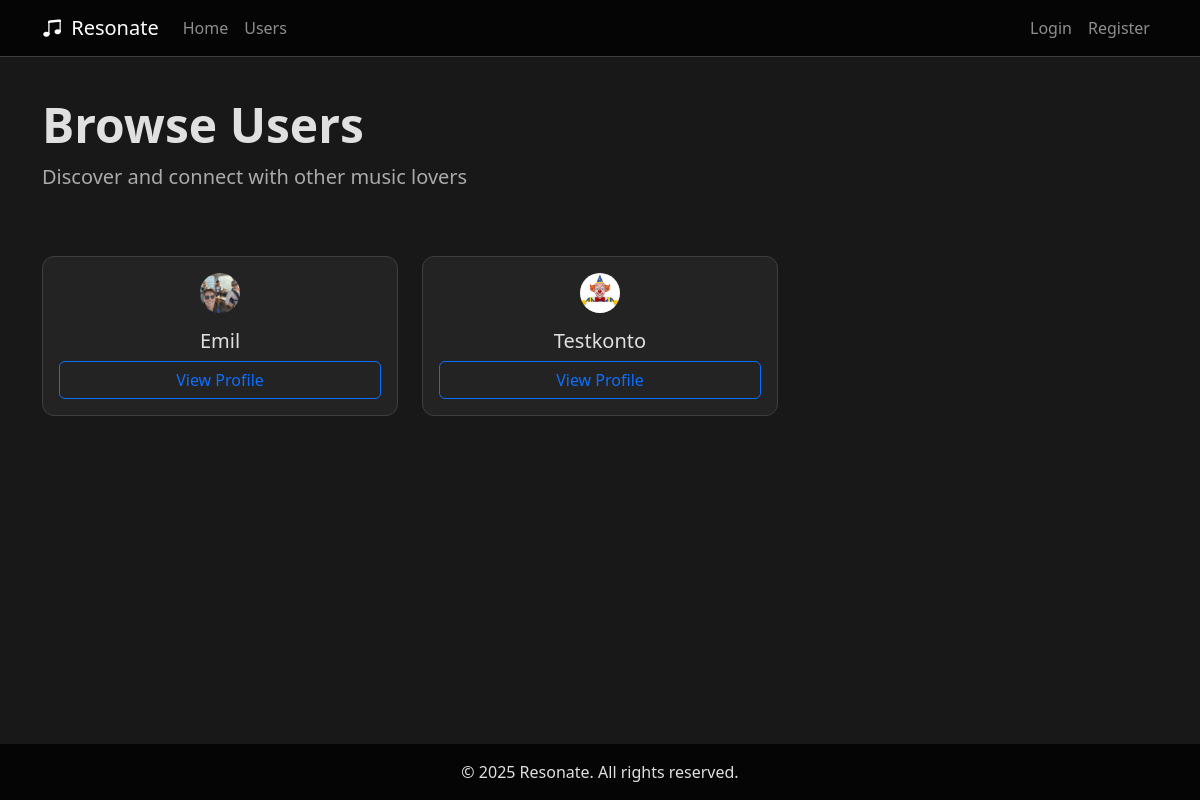
/users, run on an earlier commit of the app's database.
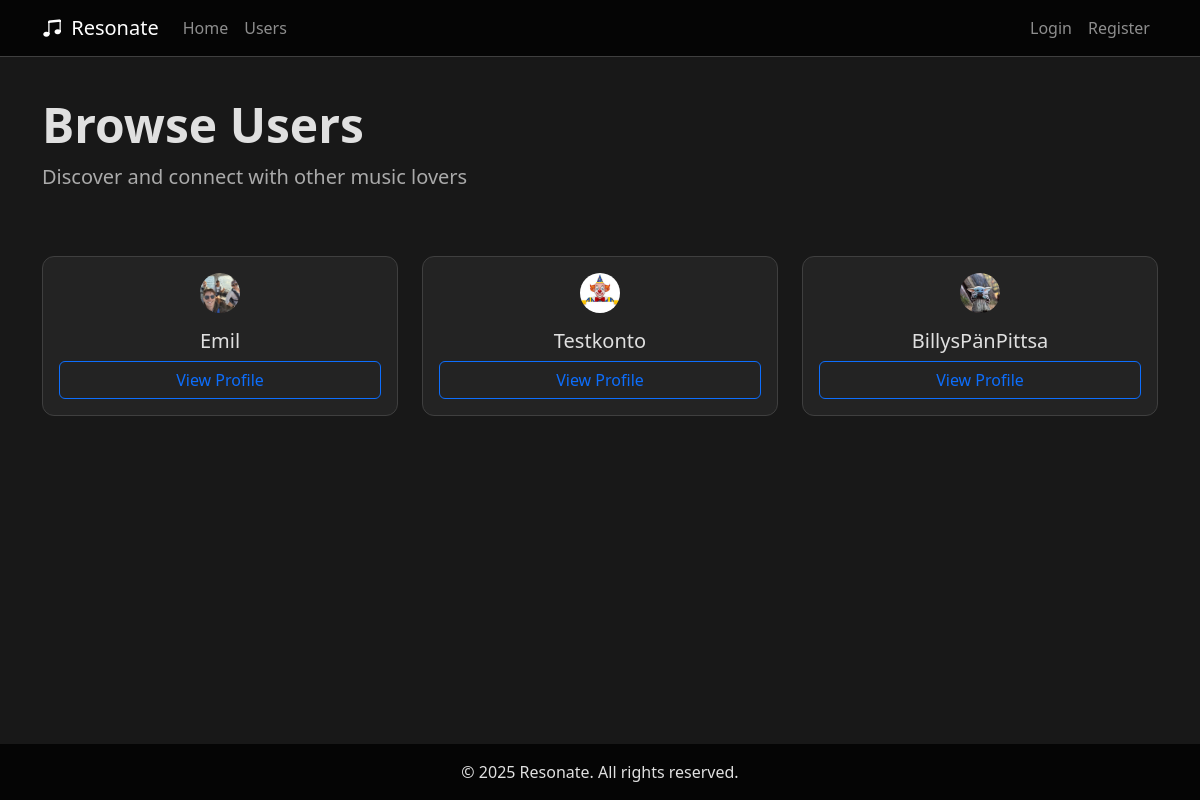
And on a later commit of the database.
### app.py (models this page shows, shortened)
class User(UserMixin, db.Model):
    __tablename__ = 'users'
    userId = db.Column(db.String(36), primary_key=True, default=lambda: str(uuid.uuid4()))
    username = db.Column(db.String(80), nullable=False)
    email = db.Column(db.String(120), unique=True, nullable=False)
    password = db.Column(db.String(128))
    profilePicture = db.Column(db.String, nullable=True, default='default.jpg')
    favoriteGenres = db.Column(db.String, nullable=True)
    createdAt = db.Column(db.DateTime, default=datetime.utcnow)
    spotify_access_token = db.Column(db.String(255), nullable=True)
    spotify_refresh_token = db.Column(db.String(255), nullable=True)
    spotify_user_id = db.Column(db.String(255), nullable=True)
    spotify_token_expiry = db.Column(db.DateTime, nullable=True)
    bio = db.Column(db.Text, nullable=True)
    sotd_title = db.Column(db.String(200), nullable=True)
    sotd_artist = db.Column(db.String(200), nullable=True)
    song_picture = db.Column(db.String(200), nullable=True)
    favorite_songs = db.Column(db.String, nullable=True)
    followed = db.relationship(
        'User',
        secondary=followers,
        primaryjoin=(followers.c.follower_id == userId),
        secondaryjoin=(followers.c.followed_id == userId),
        backref=db.backref('followers', lazy='dynamic'),
        lazy='dynamic'
    )

### app.py (the view)
@app.route('/users')
def users():
    users = User.query.all()
    return render_template('users.html', users=users)

### templates/users.html (shortened to what this page needs)
{% extends "base.html" %}
{% block content %}
<div class="container mt-5">
    <div class="row">
        <div class="col-md-12 mb-5">
            <h1 class="display-5 fw-bold">Browse Users</h1>
            <p class="lead text-muted">Discover and connect with other music lovers</p>
        </div>
    </div>
    <div class="row">
        {% for user in users %}
        <div class="col-md-4 mb-4">
            <div class="card h-100">
                <div class="card-body text-center">
                    <div class="mb-3" style="display: flex; justify-content: center;">
                        <img src="{{ url_for('static', filename='profile_pics/' + user.profilePicture) }}"
                            class="profile-pic-small"
                            alt="{{ user.username }}'s profile picture">
                    </div>
                    <h5 class="card-title">{{ user.username }}</h5>
                    <div class="d-grid gap-2">
                        <a href="{{ url_for('profile', username=user.username) }}" class="btn btn-outline-primary">View Profile</a>
                    </div>
                </div>
            </div>
        </div>
        {% endfor %}
    </div>
</div>
{% endblock %}

What changed in the data, as far as the page shows it:
added User: profilePicture (picture), username "BillysPänPittsa"
